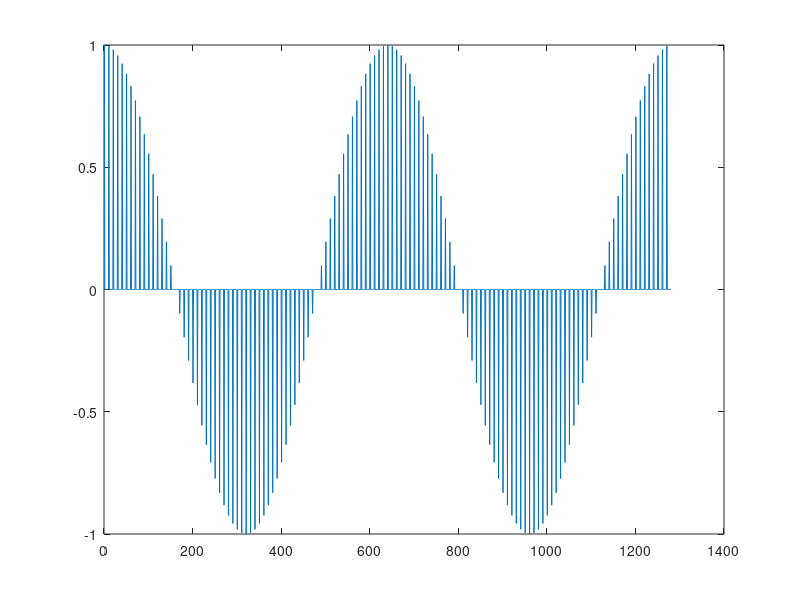
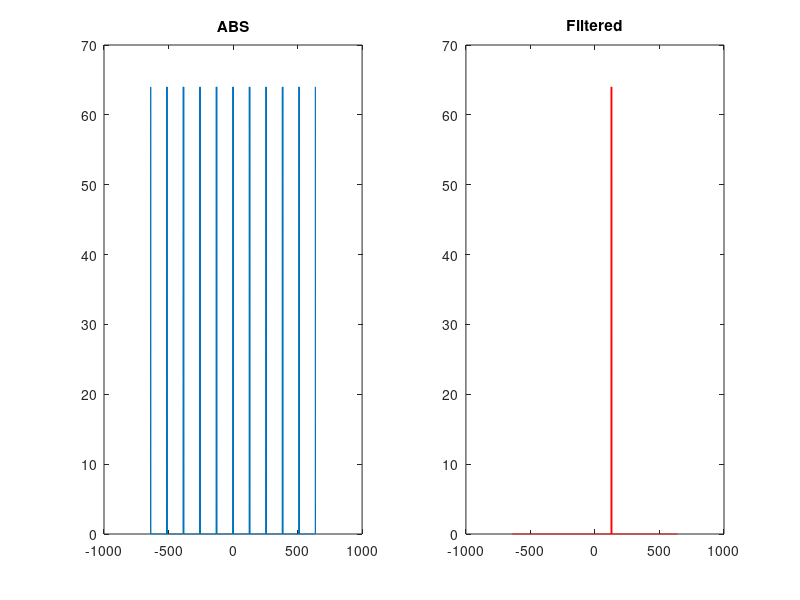
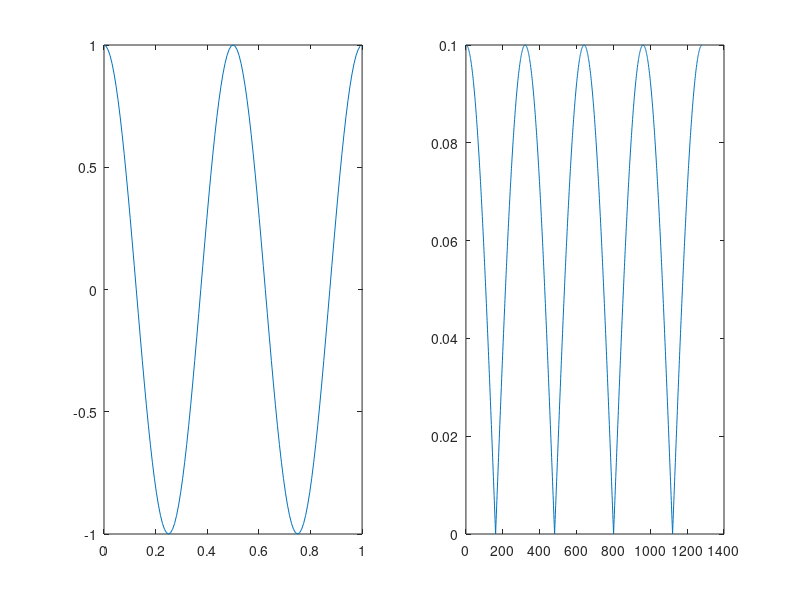

These charts were generated, in order, by the following MATLAB code:
%% 1 
clc
clear all
close all
clf

x=zeros(10,128);
t1=[0:1/128:1-1/128]; 
z=cos(2*pi*2*t1); % Frequency 2
x(1,:)=z; %First row of x is z, dimensions of x is 10x128.
xpadded=reshape(x,1,1280); %rehaspes x to an 1x1280 array.
xnotpadded = x(1,:);
index = find(x~=0); %Non zero values spread out with distance 10 indexes. 
figure(1);
plot(xpadded) %Like sampled signals every tenth time instant.


T = (1/128)/10;
fs = 1/T;
f = 2*10;
N = 1280;
F = [-N/2:(N-1)/2]*fs/N;
Xf = (fftshift(fft(xpadded,N)));


figure(2);
subplot(1,2,1);plot(F,abs(Xf));
title('ABS')

index = (F<128-2*f | F>128+2*f);
Xf(index)=0;
subplot(1,2,2);plot(F,abs(Xf),'r')
title('Filtered')


% Xfn = (fftshift(fft(xnotpadded,N)));
% figure(3)
% plot(F*fs,abs(Xfn))
% 
% X = zeros(10,128);
% X(1,:) = Xfn;
% X = reshape(X,1,1280);

%% 2 
clc
figure(4)
subplot(1,2,1);plot(t1,z)
y = abs(ifft((Xf),N));
subplot(1,2,2);plot(y);
